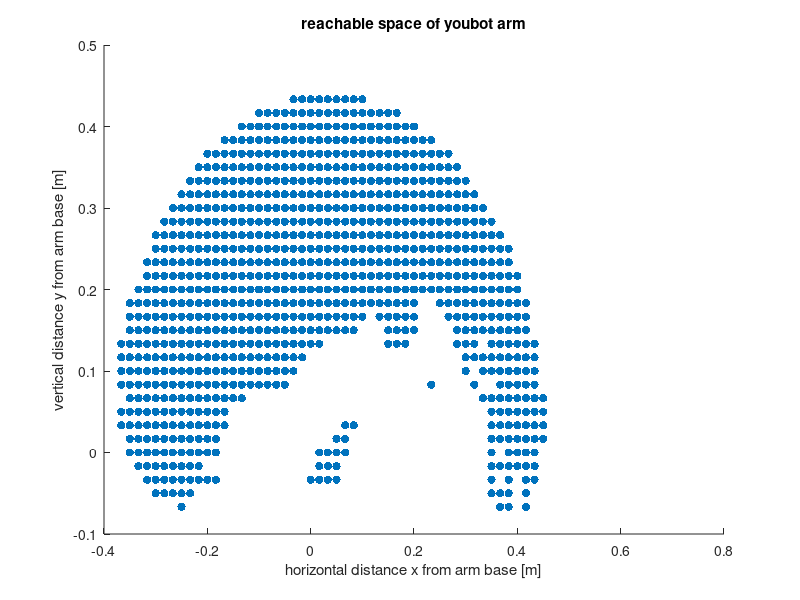

Source code (MATLAB):
close all;
% data = importdata('youbot_arm_grid_50pts_per_m.txt',' ');
% data2 = importdata('youbot_arm_grid_100pts_per_m.txt',' ');
data3 = importdata('youbot_arm_grid_60pts_per_m.txt',' ');

% figure;
% grid on
% scatter( data(:,2),data(:,1),'filled' )
% figure;
% grid on
% scatter( data2(:,1),data2(:,2),'filled' )
figure;
grid on
scatter( data3(:,1),data3(:,2),'filled' )
title('reachable space of youbot arm');
xlabel('horizontal distance x from arm base [m]');
ylabel('vertical distance y from arm base [m]');